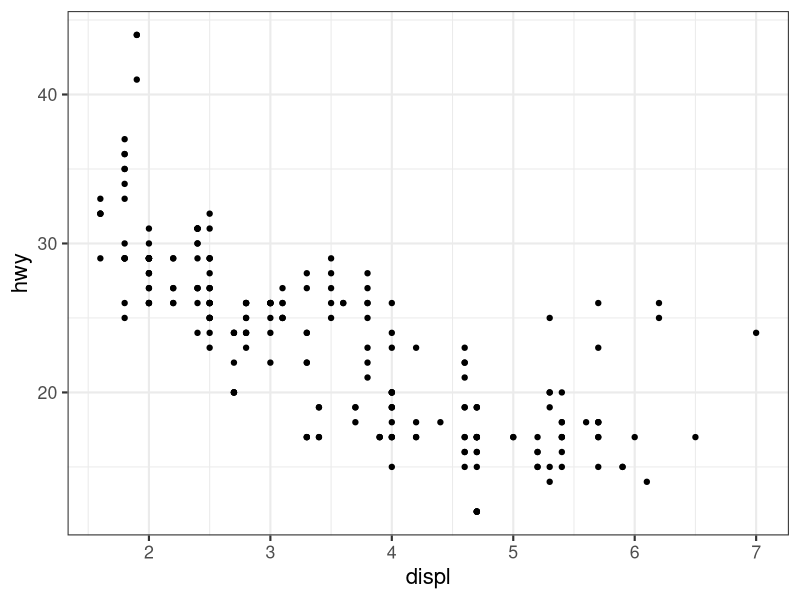

Reproduce this figure in R.
## ---- chunk 1

options(htmltools.dir.version = FALSE)
library(tidyverse)
library(knitr)
library(grDevices)
library(Cairo)

## print slides as PDF document

# system("~/decktape-1.0.0/phantomjs ~/decktape-1.0.0/decktape.js ~/R/R-tistic/aCourses/00-preparation-slides.html ~/R/R-tistic/aCourses/00-preparation-slides.pdf")

## ---- chunk 2

# xaringan::summon_remark(version = "latest", to = "remark-lib/")

## ---- chunk 3

# system("~/decktape-1.0.0/phantomjs ~/decktape-1.0.0/decktape.js ~/R/R-tistic/aCourses/01-introduction-slides.html ~/R/R-tistic/aCourses/01-introduction-slides.pdf")

#system("~/decktape-1.0.0/phantomjs ~/decktape-1.0.0/decktape.js ~/slides/sanitation-systems-factsheets-slides.html ~/slides/sanitation-systems-factsheets-slides.pdf")

## ---- chunk 4
print("hello world")
## ---- chunk 5

library(tidyverse)

## ---- chunk 6

ggplot(mpg, aes(x = displ, y = hwy)) +
  geom_point() +
  theme_bw(base_size = 16)
